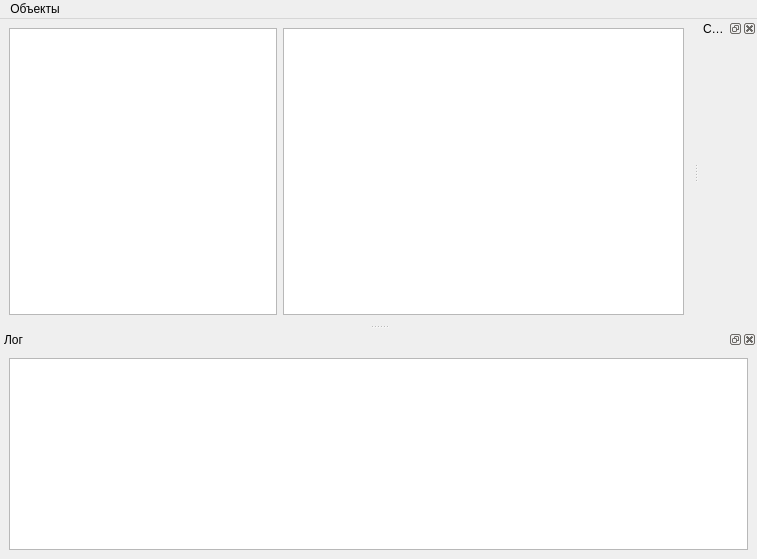
<?xml version="1.0" encoding="UTF-8"?>
<ui version="4.0">
 <class>AssetsManager</class>
 <widget class="QMainWindow" name="AssetsManager">
  <property name="geometry">
   <rect>
    <x>0</x>
    <y>0</y>
    <width>757</width>
    <height>559</height>
   </rect>
  </property>
  <property name="sizePolicy">
   <sizepolicy hsizetype="Minimum" vsizetype="Preferred">
    <horstretch>0</horstretch>
    <verstretch>0</verstretch>
   </sizepolicy>
  </property>
  <property name="minimumSize">
   <size>
    <width>600</width>
    <height>0</height>
   </size>
  </property>
  <property name="acceptDrops">
   <bool>true</bool>
  </property>
  <property name="windowTitle">
   <string>База данных объектов</string>
  </property>
  <property name="styleSheet">
   <string notr="true"/>
  </property>
  <property name="toolButtonStyle">
   <enum>Qt::ToolButtonIconOnly</enum>
  </property>
  <property name="documentMode">
   <bool>false</bool>
  </property>
  <property name="tabShape">
   <enum>QTabWidget::Rounded</enum>
  </property>
  <property name="dockNestingEnabled">
   <bool>true</bool>
  </property>
  <widget class="QWidget" name="centralwidget">
   <layout class="QGridLayout" name="gridLayout_2">
    <item row="0" column="0">
     <layout class="QGridLayout" name="gridLayout">
      <item row="0" column="0">
       <widget class="QTreeView" name="categoriesTree">
        <property name="sizePolicy">
         <sizepolicy hsizetype="Expanding" vsizetype="Ignored">
          <horstretch>4</horstretch>
          <verstretch>0</verstretch>
         </sizepolicy>
        </property>
        <property name="contextMenuPolicy">
         <enum>Qt::CustomContextMenu</enum>
        </property>
        <property name="editTriggers">
         <set>QAbstractItemView::SelectedClicked</set>
        </property>
        <property name="selectionMode">
         <enum>QAbstractItemView::SingleSelection</enum>
        </property>
        <property name="selectionBehavior">
         <enum>QAbstractItemView::SelectItems</enum>
        </property>
        <property name="expandsOnDoubleClick">
         <bool>false</bool>
        </property>
        <attribute name="headerVisible">
         <bool>false</bool>
        </attribute>
       </widget>
      </item>
      <item row="0" column="1">
       <widget class="QListWidget" name="assetsList">
        <property name="sizePolicy">
         <sizepolicy hsizetype="Expanding" vsizetype="Expanding">
          <horstretch>6</horstretch>
          <verstretch>0</verstretch>
         </sizepolicy>
        </property>
        <property name="contextMenuPolicy">
         <enum>Qt::CustomContextMenu</enum>
        </property>
        <property name="editTriggers">
         <set>QAbstractItemView::DoubleClicked|QAbstractItemView::EditKeyPressed</set>
        </property>
       </widget>
      </item>
     </layout>
    </item>
   </layout>
  </widget>
  <widget class="QMenuBar" name="MainMenu">
   <property name="geometry">
    <rect>
     <x>0</x>
     <y>0</y>
     <width>757</width>
     <height>21</height>
    </rect>
   </property>
   <widget class="QMenu" name="MainMenu_Assets">
    <property name="title">
     <string>Объекты</string>
    </property>
    <widget class="QMenu" name="menu">
     <property name="title">
      <string>Создать</string>
     </property>
     <addaction name="MainMenu_Assets_Create_Material"/>
    </widget>
    <addaction name="menu"/>
    <addaction name="separator"/>
    <addaction name="MainMenu_Assets_Import"/>
    <addaction name="separator"/>
    <addaction name="MainMenu_Assets_Exit"/>
   </widget>
   <addaction name="MainMenu_Assets"/>
  </widget>
  <widget class="QDockWidget" name="propertiesEditorSection">
   <property name="windowTitle">
    <string>Свойства</string>
   </property>
   <attribute name="dockWidgetArea">
    <number>2</number>
   </attribute>
   <widget class="QWidget" name="dockWidgetContents"/>
  </widget>
  <widget class="QDockWidget" name="dockWidget">
   <property name="styleSheet">
    <string notr="true"/>
   </property>
   <property name="windowTitle">
    <string>Лог</string>
   </property>
   <attribute name="dockWidgetArea">
    <number>8</number>
   </attribute>
   <widget class="QWidget" name="dockWidgetContents_2">
    <layout class="QGridLayout" name="gridLayout_3">
     <item row="0" column="0">
      <widget class="QPlainTextEdit" name="logTextArea">
       <property name="readOnly">
        <bool>true</bool>
       </property>
       <property name="overwriteMode">
        <bool>false</bool>
       </property>
      </widget>
     </item>
    </layout>
   </widget>
  </widget>
  <action name="action_2">
   <property name="text">
    <string>Геометрия</string>
   </property>
  </action>
  <action name="action_3">
   <property name="text">
    <string>Текстура</string>
   </property>
  </action>
  <action name="MainMenu_Assets_Import">
   <property name="text">
    <string>Импорт</string>
   </property>
  </action>
  <action name="MainMenu_Assets_Exit">
   <property name="text">
    <string>Закрыть</string>
   </property>
  </action>
  <action name="MainMenu_Assets_Create_GpuProgram">
   <property name="text">
    <string>Шейдерная программа</string>
   </property>
  </action>
  <action name="MainMenu_Assets_Create_Material">
   <property name="text">
    <string>Материал</string>
   </property>
  </action>
 </widget>
 <resources/>
 <connections/>
</ui>
